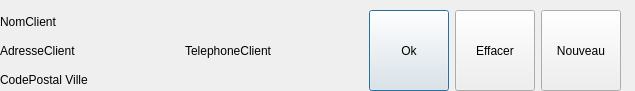
<?xml version="1.0" encoding="UTF-8"?>
<ui version="4.0">
 <class>Dialog</class>
 <widget class="QDialog" name="Dialog">
  <property name="geometry">
   <rect>
    <x>0</x>
    <y>0</y>
    <width>635</width>
    <height>91</height>
   </rect>
  </property>
  <property name="windowTitle">
   <string>Dialog</string>
  </property>
  <widget class="QWidget" name="horizontalLayoutWidget">
   <property name="geometry">
    <rect>
     <x>0</x>
     <y>10</y>
     <width>621</width>
     <height>81</height>
    </rect>
   </property>
   <layout class="QHBoxLayout" name="horizontalLayout">
    <property name="sizeConstraint">
     <enum>QLayout::SetNoConstraint</enum>
    </property>
    <item>
     <layout class="QVBoxLayout" name="verticalLayout_2">
      <property name="sizeConstraint">
       <enum>QLayout::SetDefaultConstraint</enum>
      </property>
      <item>
       <layout class="QVBoxLayout" name="verticalLayout">
        <item>
         <widget class="QLabel" name="label">
          <property name="text">
           <string>NomClient</string>
          </property>
         </widget>
        </item>
        <item>
         <layout class="QHBoxLayout" name="horizontalLayout_2">
          <item>
           <widget class="QLabel" name="label_4">
            <property name="text">
             <string>AdresseClient</string>
            </property>
           </widget>
          </item>
          <item>
           <widget class="QLabel" name="label_3">
            <property name="text">
             <string>TelephoneClient</string>
            </property>
           </widget>
          </item>
         </layout>
        </item>
        <item>
         <widget class="QLabel" name="label_2">
          <property name="text">
           <string>CodePostal Ville</string>
          </property>
         </widget>
        </item>
       </layout>
      </item>
     </layout>
    </item>
    <item>
     <widget class="QPushButton" name="pushButton_Ok">
      <property name="sizePolicy">
       <sizepolicy hsizetype="Fixed" vsizetype="Expanding">
        <horstretch>0</horstretch>
        <verstretch>0</verstretch>
       </sizepolicy>
      </property>
      <property name="text">
       <string>Ok</string>
      </property>
     </widget>
    </item>
    <item>
     <widget class="QPushButton" name="pushButton_Erase">
      <property name="sizePolicy">
       <sizepolicy hsizetype="Fixed" vsizetype="Expanding">
        <horstretch>0</horstretch>
        <verstretch>0</verstretch>
       </sizepolicy>
      </property>
      <property name="text">
       <string>Effacer</string>
      </property>
     </widget>
    </item>
    <item>
     <widget class="QPushButton" name="pushButton_Nouveau">
      <property name="sizePolicy">
       <sizepolicy hsizetype="Fixed" vsizetype="Expanding">
        <horstretch>0</horstretch>
        <verstretch>0</verstretch>
       </sizepolicy>
      </property>
      <property name="text">
       <string>Nouveau</string>
      </property>
     </widget>
    </item>
   </layout>
  </widget>
 </widget>
 <resources/>
 <connections/>
</ui>
